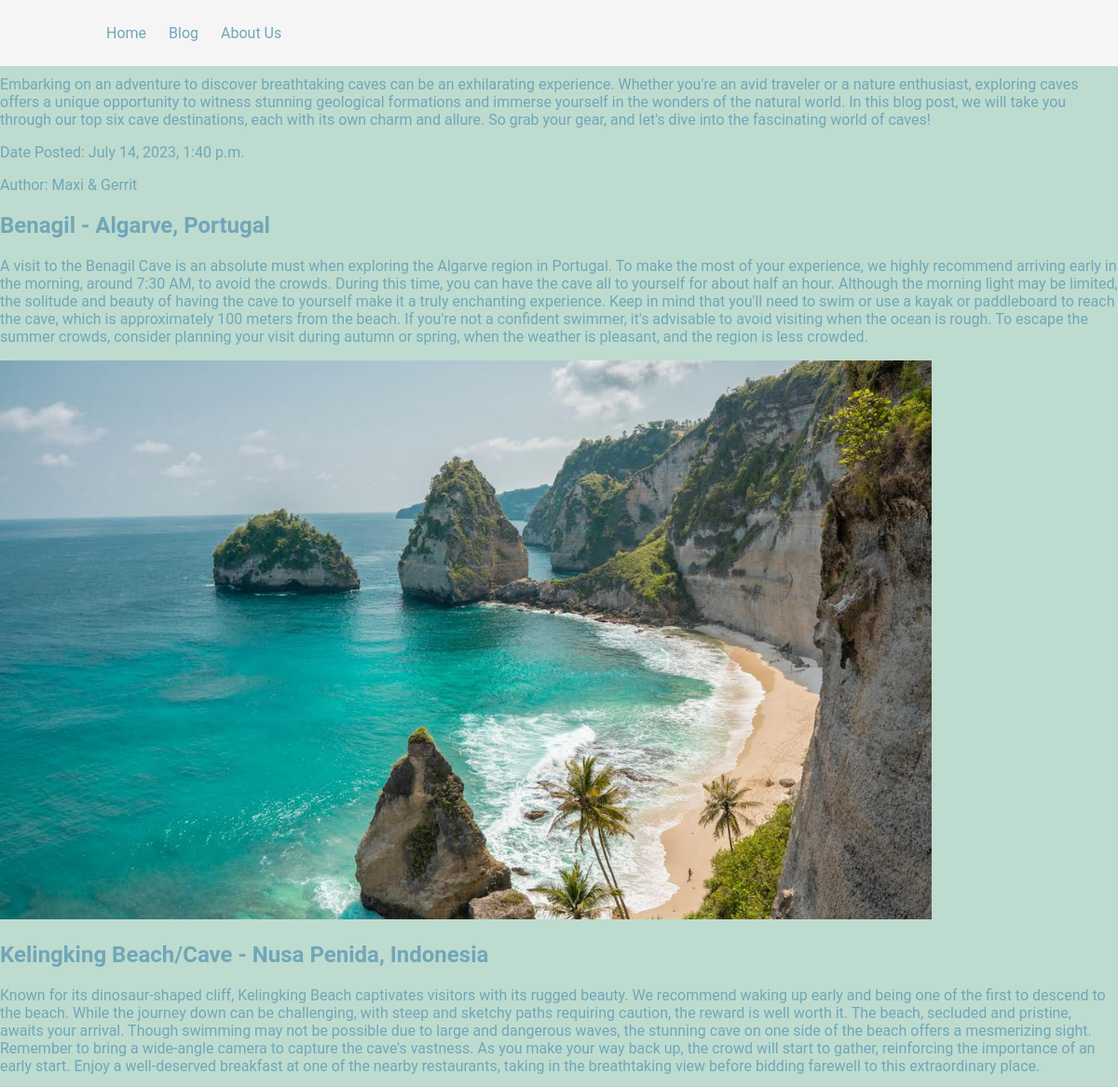
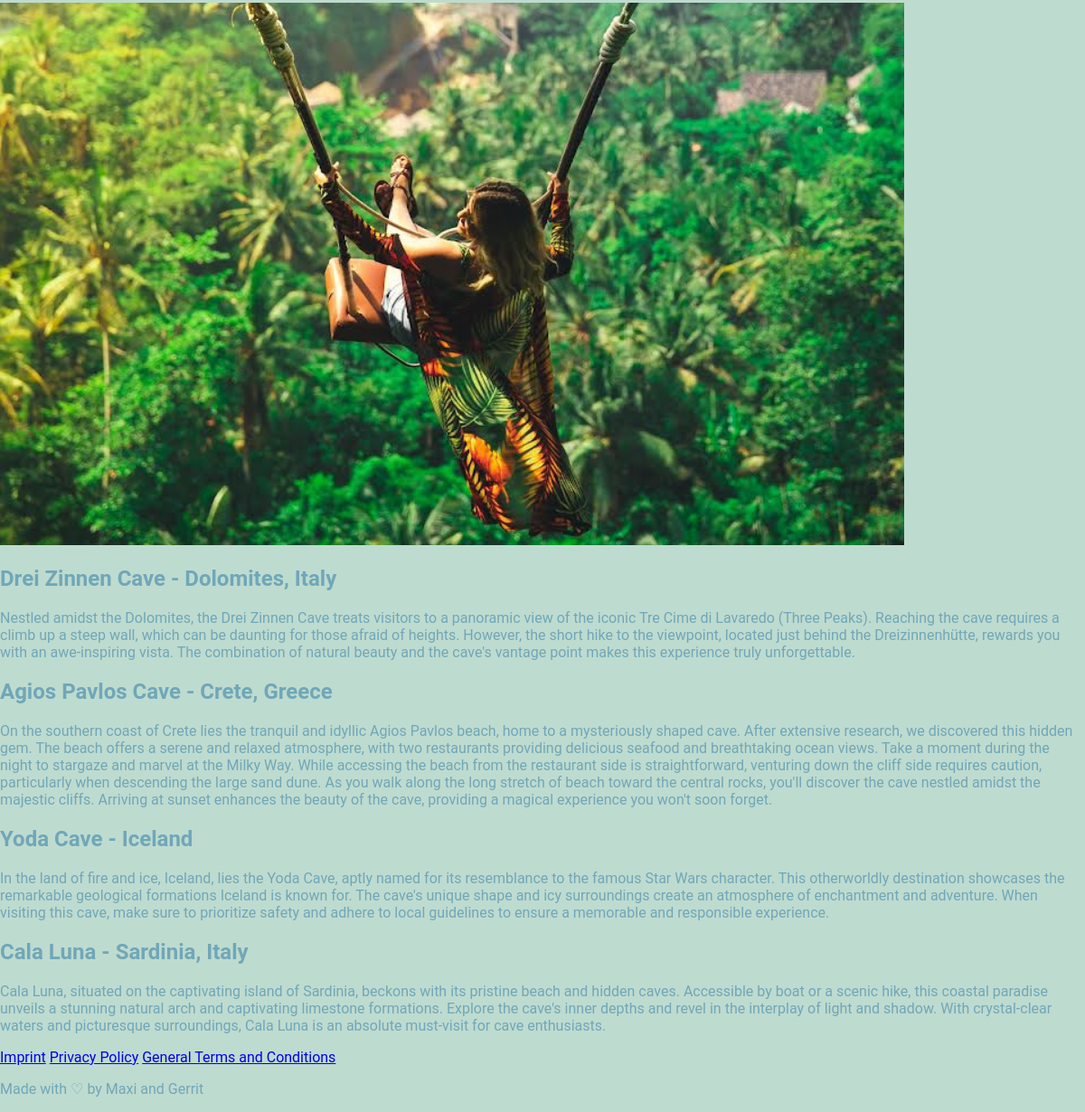
Screenshot of /post/3/ with the database file from the repository (2 pictures, top to bottom).
### blog/models.py (models this page shows, shortened)
class Post(models.Model):
    title = models.CharField(max_length=200)
    content = models.TextField()
    date_posted = models.DateTimeField(auto_now_add=True)
    author = models.ForeignKey(User, on_delete=models.CASCADE)
    cover_image = models.ImageField(upload_to='cover_images/', null=True, blank=True)

class ContentBlock(models.Model):
    post = models.ForeignKey('Post', on_delete=models.CASCADE, default=0)
    order = models.PositiveIntegerField(default=0)
    class Meta:
        ordering = ['order']
        abstract = True  # Make this an abstract base class

class HeadingContentBlock(ContentBlock):
    heading = models.CharField(max_length=200)

class TextContentBlock(ContentBlock):
    content = models.TextField(default='')

class UploadedImage(ContentBlock):
    image = models.ImageField(upload_to=img_upload_to)
    country = models.CharField(max_length=100, default="")
    region = models.CharField(max_length=100, default="")
    uploaded_at = models.DateTimeField(auto_now_add=True)
    uploaded_by = models.ForeignKey(settings.AUTH_USER_MODEL, on_delete=models.CASCADE)

### blog/views.py (the view)
# urls.py: path('post/<int:pk>/', views.post_detail, name='post_detail'),
def post_detail(request, pk):
    post = get_object_or_404(Post, pk=pk)
    heading_content_blocks = HeadingContentBlock.objects.filter(post=post).order_by('order')
    text_content_blocks = TextContentBlock.objects.filter(post=post).order_by('order')
    image_content_blocks = UploadedImage.objects.filter(post=post).order_by('order')
    video_content_blocks = UploadedVideo.objects.filter(post=post).order_by('order')
    script_content_blocks = ScriptContentBlock.objects.filter(post=post).order_by('order')
    all_blocks = list(heading_content_blocks) + list(text_content_blocks) + list(image_content_blocks) + list(video_content_blocks) + list(script_content_blocks)
    all_blocks.sort(key=lambda block: block.order)
    return render(request, 'blog/post_detail.html', {'post': post, 'content_blocks': all_blocks})

### blog/templates/blog/post_detail.html
{% extends 'blog/base.html' %}
{% load static %}
{% block content %}
<h1>{{ post.title }}</h1>
<p>{{ post.content }}</p>
<p>Date Posted: {{ post.date_posted }}</p>
<p>Author: Maxi & Gerrit</p>
{% for block in content_blocks %}
    {% if block.heading %}
        <h2>{{ block.heading }}</h2>
    {% elif block.content %}
        <p>{{ block.content }}</p>
    {% elif block.image %}
        <img src="{{ block.image.url }}" alt="Image block">
    {% elif block.video %}
        <video src="{{ block.video.url }}" controls></video>
    {% elif block.script %}
        {{ block.script|safe }}
    {% endif %}
{% endfor %}
{% endblock %}
{% block scripts %}
    <link rel="stylesheet" type="text/css" href="{% static 'css/styles.css' %}">
{% endblock %}

### blog/templates/blog/base.html (shortened to what this page needs)
{% load static %}
<!DOCTYPE html>
<html lang="en">
<head>
    <link rel="stylesheet" type="text/css" href="{% static 'css/styles.css' %}">
</head>
<body>
    <nav id="navbar">
        <ul class="navbar-links">
            <li><a href="{% url 'blog_home' %}">Home</a></li>
            <li><a href="{% url 'blog_all_posts' %}">Blog</a></li>
            <li><a href="{% url 'blog_about' %}">About Us</a></li>
        </ul>
    </nav>
    {% block content %}{% endblock %}
    <footer>
        <a href="{% url 'imprint' %}">Imprint</a>
        <a href="{% url 'privacy-policy' %}">Privacy Policy</a>
        <a href="{% url 'terms-and-conditions' %}">General Terms and Conditions</a>
        <p>Made with ♡ by Maxi and Gerrit</p>
    </footer>
    {% block scripts %}{% endblock %}
</body>
</html>

### static/css/styles.css (style rules this page uses)
:root { --color-primary: #bedbcf; --color-secondary: #70a7b8; --color-tertiary: #e4ddd6; }
body { font-family: 'Roboto', sans-serif; margin: 0; padding: 0; background-color: var(--color-primary); color: var(--color-secondary); }
#navbar { background-color: #f5f5f5; position: fixed; top: 0; width: 100%; display: flex; align-items: center; justify-content: space-between; padding: 10px 50px; box-sizing: border-box; transition: all 0.3s ease; z-index: 10000; }
#navbar .navbar-links { display: flex; }
#navbar .navbar-links li { list-style: none; }
#navbar .navbar-links li a { color: var(--color-secondary); text-decoration: none; margin-left: 1.5em; }

### rows the page displays
Post: content "Embarking on an adventure to discover breathtaking caves can be an exhilarating experience. Whether you're an avid traveler or a nature enthusiast, exploring caves offers a unique opportunity to witness stunning geological formations and immerse yourself in the wonders of the natural world. In this blog post, we will take you through our top six cave destinations, each with its own charm and allure. So grab your gear, and let's dive into the fascinating world of caves!", date_posted "July 14, 2023, 1:40 p.m."
HeadingContentBlock: heading "Benagil - Algarve, Portugal"
TextContentBlock: content "A visit to the Benagil Cave is an absolute must when exploring the Algarve region in Portugal. To make the most of your experience, we highly recommend arriving early in the morning, around 7:30 AM, to avoid the crowds. During this time, you can have the cave all to yourself for about half an hour. Although the morning light may be limited, the solitude and beauty of having the cave to yourself make it a truly enchanting experience. Keep in mind that you'll need to swim or use a kayak or paddleboard to reach the cave, which is approximately 100 meters from the beach. If you're not a confident swimmer, it's advisable to avoid visiting when the ocean is rough. To escape the summer crowds,…"
UploadedImage: image (picture)
HeadingContentBlock: heading "Kelingking Beach/Cave - Nusa Penida, Indonesia"
TextContentBlock: content "Known for its dinosaur-shaped cliff, Kelingking Beach captivates visitors with its rugged beauty. We recommend waking up early and being one of the first to descend to the beach. While the journey down can be challenging, with steep and sketchy paths requiring caution, the reward is well worth it. The beach, secluded and pristine, awaits your arrival. Though swimming may not be possible due to large and dangerous waves, the stunning cave on one side of the beach offers a mesmerizing sight. Remember to bring a wide-angle camera to capture the cave's vastness. As you make your way back up, the crowd will start to gather, reinforcing the importance of an early start. Enjoy a well-deserved…"
UploadedImage: image (picture)
HeadingContentBlock: heading "Drei Zinnen Cave - Dolomites, Italy"
TextContentBlock: content "Nestled amidst the Dolomites, the Drei Zinnen Cave treats visitors to a panoramic view of the iconic Tre Cime di Lavaredo (Three Peaks). Reaching the cave requires a climb up a steep wall, which can be daunting for those afraid of heights. However, the short hike to the viewpoint, located just behind the Dreizinnenhütte, rewards you with an awe-inspiring vista. The combination of natural beauty and the cave's vantage point makes this experience truly unforgettable."
HeadingContentBlock: heading "Agios Pavlos Cave - Crete, Greece"
TextContentBlock: content "On the southern coast of Crete lies the tranquil and idyllic Agios Pavlos beach, home to a mysteriously shaped cave. After extensive research, we discovered this hidden gem. The beach offers a serene and relaxed atmosphere, with two restaurants providing delicious seafood and breathtaking ocean views. Take a moment during the night to stargaze and marvel at the Milky Way. While accessing the beach from the restaurant side is straightforward, venturing down the cliff side requires caution, particularly when descending the large sand dune. As you walk along the long stretch of beach toward the central rocks, you'll discover the cave nestled amidst the majestic cliffs. Arriving at sunset…"
HeadingContentBlock: heading "Yoda Cave - Iceland"
TextContentBlock: content "In the land of fire and ice, Iceland, lies the Yoda Cave, aptly named for its resemblance to the famous Star Wars character. This otherworldly destination showcases the remarkable geological formations Iceland is known for. The cave's unique shape and icy surroundings create an atmosphere of enchantment and adventure. When visiting this cave, make sure to prioritize safety and adhere to local guidelines to ensure a memorable and responsible experience."
HeadingContentBlock: heading "Cala Luna - Sardinia, Italy"
TextContentBlock: content "Cala Luna, situated on the captivating island of Sardinia, beckons with its pristine beach and hidden caves. Accessible by boat or a scenic hike, this coastal paradise unveils a stunning natural arch and captivating limestone formations. Explore the cave's inner depths and revel in the interplay of light and shadow. With crystal-clear waters and picturesque surroundings, Cala Luna is an absolute must-visit for cave enthusiasts."
